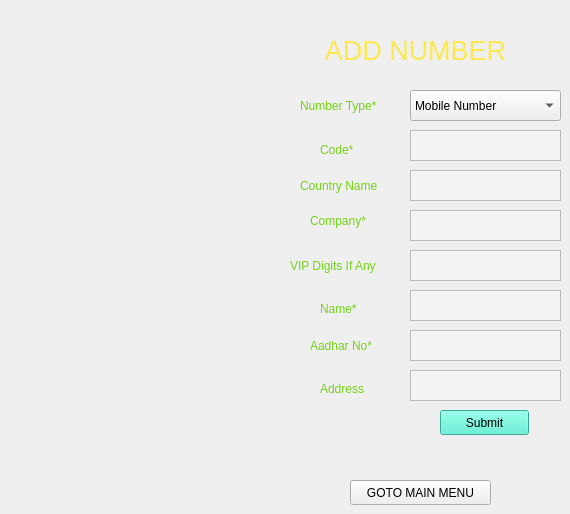
    <widget class="QWidget" name="PageAddNo">
     <widget class="QLabel" name="label_7">
      <property name="geometry">
       <rect>
        <x>310</x>
        <y>30</y>
        <width>211</width>
        <height>41</height>
       </rect>
      </property>
      <property name="font">
       <font>
        <pointsize>20</pointsize>
       </font>
      </property>
      <property name="styleSheet">
       <string notr="true">color: rgb(252, 233, 79);</string>
      </property>
      <property name="text">
       <string>ADD NUMBER</string>
      </property>
      <property name="alignment">
       <set>Qt::AlignCenter</set>
      </property>
     </widget>
     <widget class="QComboBox" name="noType">
      <property name="geometry">
       <rect>
        <x>410</x>
        <y>90</y>
        <width>151</width>
        <height>31</height>
       </rect>
      </property>
      <item>
       <property name="text">
        <string>Mobile Number</string>
       </property>
      </item>
      <item>
       <property name="text">
        <string>Landline Number</string>
       </property>
      </item>
     </widget>
     <widget class="QTextEdit" name="code">
      <property name="geometry">
       <rect>
        <x>410</x>
        <y>130</y>
        <width>151</width>
        <height>31</height>
       </rect>
      </property>
      <property name="styleSheet">
       <string notr="true">background-color: rgb(243, 243, 243);</string>
      </property>
     </widget>
     <widget class="QTextEdit" name="company">
      <property name="geometry">
       <rect>
        <x>410</x>
        <y>210</y>
        <width>151</width>
        <height>31</height>
       </rect>
      </property>
      <property name="styleSheet">
       <string notr="true">background-color: rgb(243, 243, 243);</string>
      </property>
      <property name="html">
       <string>&lt;!DOCTYPE HTML PUBLIC &quot;-//W3C//DTD HTML 4.0//EN&quot; &quot;http://www.w3.org/TR/REC-html40/strict.dtd&quot;&gt;
&lt;html&gt;&lt;head&gt;&lt;meta name=&quot;qrichtext&quot; content=&quot;1&quot; /&gt;&lt;style type=&quot;text/css&quot;&gt;
p, li { white-space: pre-wrap; }
&lt;/style&gt;&lt;/head&gt;&lt;body style=&quot; font-family:'Ubuntu'; font-size:11pt; font-weight:400; font-style:normal;&quot;&gt;
&lt;p style=&quot;-qt-paragraph-type:empty; margin-top:0px; margin-bottom:0px; margin-left:0px; margin-right:0px; -qt-block-indent:0; text-indent:0px;&quot;&gt;&lt;br /&gt;&lt;/p&gt;&lt;/body&gt;&lt;/html&gt;</string>
      </property>
     </widget>
     <widget class="QTextEdit" name="vipDigits">
      <property name="geometry">
       <rect>
        <x>410</x>
        <y>250</y>
        <width>151</width>
        <height>31</height>
       </rect>
      </property>
      <property name="styleSheet">
       <string notr="true">background-color: rgb(243, 243, 243);</string>
      </property>
     </widget>
     <widget class="QTextEdit" name="aadharNo">
      <property name="geometry">
       <rect>
        <x>410</x>
        <y>330</y>
        <width>151</width>
        <height>31</height>
       </rect>
      </property>
      <property name="styleSheet">
       <string notr="true">background-color: rgb(243, 243, 243);</string>
      </property>
     </widget>
     <widget class="QLabel" name="label_11">
      <property name="geometry">
       <rect>
        <x>320</x>
        <y>300</y>
        <width>51</width>
        <height>17</height>
       </rect>
      </property>
      <property name="styleSheet">
       <string notr="true">color: rgb(115, 210, 22);</string>
      </property>
      <property name="text">
       <string>Name*</string>
      </property>
     </widget>
     <widget class="QLabel" name="label_8">
      <property name="geometry">
       <rect>
        <x>300</x>
        <y>90</y>
        <width>101</width>
        <height>31</height>
       </rect>
      </property>
      <property name="styleSheet">
       <string notr="true">color: rgb(115, 210, 22);</string>
      </property>
      <property name="text">
       <string>Number Type*</string>
      </property>
     </widget>
     <widget class="QLabel" name="label_code">
      <property name="geometry">
       <rect>
        <x>320</x>
        <y>140</y>
        <width>51</width>
        <height>20</height>
       </rect>
      </property>
      <property name="styleSheet">
       <string notr="true">color: rgb(115, 210, 22);</string>
      </property>
      <property name="text">
       <string>Code*</string>
      </property>
     </widget>
     <widget class="QLabel" name="label_10">
      <property name="geometry">
       <rect>
        <x>310</x>
        <y>330</y>
        <width>81</width>
        <height>31</height>
       </rect>
      </property>
      <property name="styleSheet">
       <string notr="true">color: rgb(115, 210, 22);</string>
      </property>
      <property name="text">
       <string>Aadhar No*</string>
      </property>
     </widget>
     <widget class="QLabel" name="label_12">
      <property name="geometry">
       <rect>
        <x>320</x>
        <y>380</y>
        <width>67</width>
        <height>17</height>
       </rect>
      </property>
      <property name="styleSheet">
       <string notr="true">color: rgb(115, 210, 22);</string>
      </property>
      <property name="text">
       <string>Address</string>
      </property>
     </widget>
     <widget class="QPushButton" name="addNoSubmit">
      <property name="geometry">
       <rect>
        <x>440</x>
        <y>410</y>
        <width>89</width>
        <height>25</height>
       </rect>
      </property>
      <property name="styleSheet">
       <string notr="true">background-color: rgb(74, 239, 209);</string>
      </property>
      <property name="text">
       <string>Submit</string>
      </property>
     </widget>
     <widget class="QPushButton" name="pushButton_16">
      <property name="geometry">
       <rect>
        <x>350</x>
        <y>480</y>
        <width>141</width>
        <height>25</height>
       </rect>
      </property>
      <property name="text">
       <string>GOTO MAIN MENU</string>
      </property>
     </widget>
     <widget class="QTextEdit" name="name">
      <property name="geometry">
       <rect>
        <x>410</x>
        <y>290</y>
        <width>151</width>
        <height>31</height>
       </rect>
      </property>
      <property name="styleSheet">
       <string notr="true">background-color: rgb(243, 243, 243);</string>
      </property>
     </widget>
     <widget class="QLabel" name="label_37">
      <property name="geometry">
       <rect>
        <x>290</x>
        <y>250</y>
        <width>111</width>
        <height>31</height>
       </rect>
      </property>
      <property name="styleSheet">
       <string notr="true">color: rgb(115, 210, 22);</string>
      </property>
      <property name="text">
       <string>VIP Digits If Any</string>
      </property>
     </widget>
     <widget class="QTextEdit" name="address">
      <property name="geometry">
       <rect>
        <x>410</x>
        <y>370</y>
        <width>151</width>
        <height>31</height>
       </rect>
      </property>
      <property name="styleSheet">
       <string notr="true">background-color: rgb(243, 243, 243);</string>
      </property>
     </widget>
     <widget class="QLabel" name="label_41">
      <property name="geometry">
       <rect>
        <x>310</x>
        <y>210</y>
        <width>81</width>
        <height>21</height>
       </rect>
      </property>
      <property name="styleSheet">
       <string notr="true">color: rgb(115, 210, 22);</string>
      </property>
      <property name="text">
       <string>Company*</string>
      </property>
     </widget>
     <widget class="QTextEdit" name="code_Name">
      <property name="geometry">
       <rect>
        <x>410</x>
        <y>170</y>
        <width>151</width>
        <height>31</height>
       </rect>
      </property>
      <property name="styleSheet">
       <string notr="true">background-color: rgb(243, 243, 243);</string>
      </property>
     </widget>
     <widget class="QLabel" name="label_codeName">
      <property name="geometry">
       <rect>
        <x>300</x>
        <y>170</y>
        <width>101</width>
        <height>31</height>
       </rect>
      </property>
      <property name="styleSheet">
       <string notr="true">color: rgb(115, 210, 22);</string>
      </property>
      <property name="text">
       <string>Country Name</string>
      </property>
     </widget>
    </widget>
